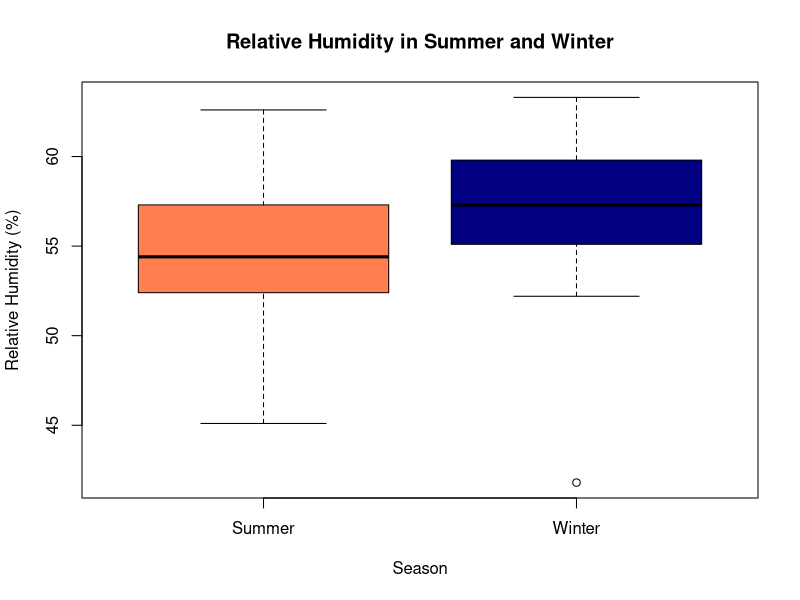

Write the R code that produced this figure.
# Part A:
## Load the necessary data
data <- read.csv("hw4q2.csv")

## Generate the boxplot
boxplot(Humidity ~ Season, data = data,
        main = "Relative Humidity in Summer and Winter",
        xlab = "Season", ylab = "Relative Humidity (%)",
        col = c("coral", "navy"))

